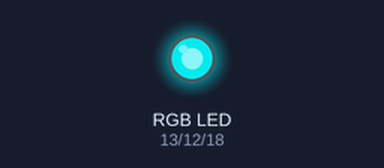
Simulated run of this program. Board: Raspberry Pi (BCM pin numbers). On the bench: an RGB LED mixed from three pins (HIGH = lit). Dim RGB values are drawn brighter than linear.

Above: at 0.05 s.
At 1.5 s:
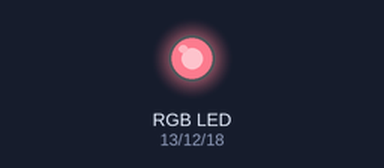
At 3.0 s:
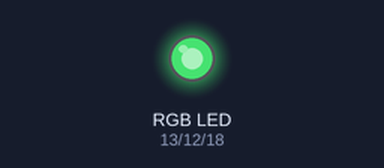
Timing chart, 0 to 6.9 s (numbered marks = the images above):
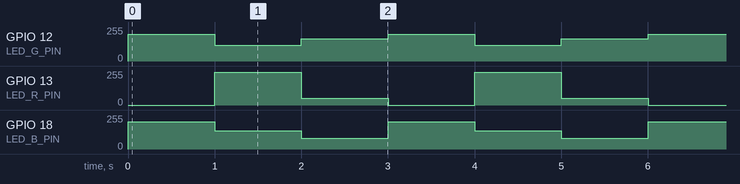

The program:

RGB.py
```python
import RPi.GPIO as GPIO
from time import sleep

LED_R_PIN = 13
LED_G_PIN = 12
LED_B_PIN = 18
GPIO.setmode(GPIO.BCM)
GPIO.setup([LED_R_PIN, LED_G_PIN, LED_B_PIN],GPIO.OUT, initial=GPIO.LOW)
RED = GPIO.PWM(LED_R_PIN, 1000)
GREEN = GPIO.PWM(LED_G_PIN, 1000)
BLUE = GPIO.PWM(LED_B_PIN, 1000)


def _map(x, in_min, in_max, out_min, out_max):
    return int((x - in_min) * (out_max - out_min) / (in_max - in_min) + out_min)

def setColor(r,g,b):
    RED.ChangeDutyCycle(_map(r, 0, 255, 0, 100))
    GREEN.ChangeDutyCycle(_map(g, 0, 255, 0, 100))
    BLUE.ChangeDutyCycle(_map(b, 0, 255, 0, 100))

RED.start(0)
GREEN.start(0)
BLUE.start(0)

try:
    while True:
        # color code #00C9CC (R = 0,   G = 201, B = 204)
        setColor(0, 201, 204);
        sleep(1)

        # color code #F7788A (R = 247, G = 120, B = 138)
        setColor(247, 120, 138);
        sleep(1)

        # color code #34A853 (R = 52,  G = 168, B = 83)
        setColor(52, 168, 83);
        sleep(1)
except KeyboardInterrupt:
    RED.stop()
    GREEN.stop()
    BLUE.stop()
    GPIO.cleanup()
    print("\nProgram exiting...")
```

Measured:
- by itself, GPIO 12 (LED_G_PIN): repeats every 3.0 s: 120/255 1.0 s, 166/255 1.0 s, 199/255 1.0 s
- by itself, GPIO 13 (LED_R_PIN): repeats every 3.0 s: 51/255 1.0 s, 0/255 1.0 s, 245/255 1.0 s
- by itself, GPIO 18 (LED_B_PIN): repeats every 3.0 s: 138/255 1.0 s, 82/255 1.0 s, 204/255 1.0 s
